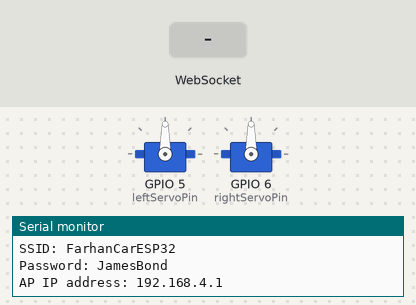
A sketch run on a simulated ESP32. Shown: 2 × servo, the last lines printed to the serial monitor. The inputs (shaded band) are chosen by the test bench.

Above: at 1.2 s.
1.3 s: WebSocket text "F" received
At 2.5 s:
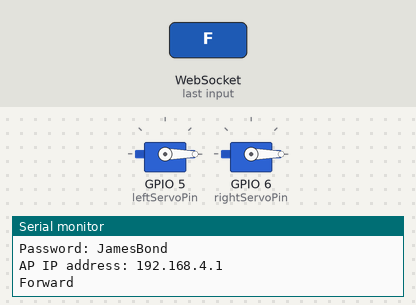
2.8 s: WebSocket text "B" received
At 3.8 s:
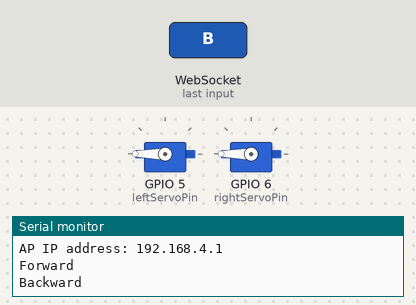
4.3 s: WebSocket text "L" received
At 5.0 s:
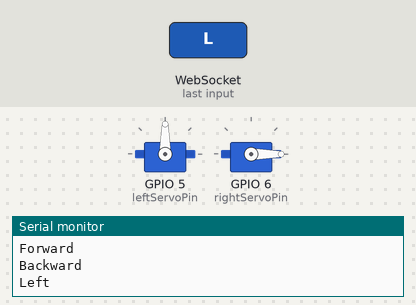
5.8 s: WebSocket text "R" received
At 6.2 s:
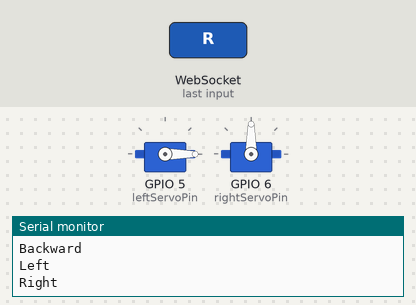
7.3 s: WebSocket text "S" received
At 8.5 s:
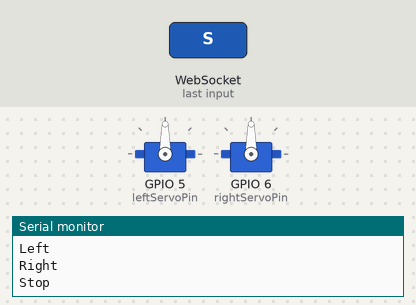
Timing chart, 0 to 9.8 s (numbered marks = the images above; inputs shaded):
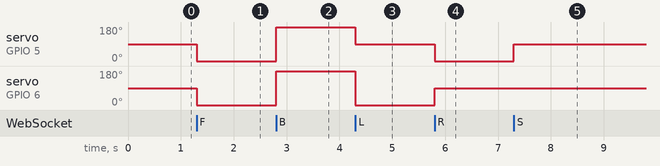

The sketch:

ESP32-Web-Server.ino
```cpp
#include <WebSocketsServer.h>
#include <Arduino.h>
#include <WiFi.h>
#include <ESP32Servo.h>

// Hotspot credentials
const char *ssid = "FarhanCarESP32";
const char *password = "JamesBond";

WiFiServer server(80);
WebSocketsServer webSocket = WebSocketsServer(81);

// Servo setup
Servo leftServo;
Servo rightServo;

int leftServoPin = 5;   // Left servo on pin 5
int rightServoPin = 6;  // Right servo on pin 6

// Movement functions
void moveForward() {
  Serial.println("Forward");
  leftServo.write(0);
  rightServo.write(0);
}

void moveBackward() {
  Serial.println("Backward");
  leftServo.write(180);
  rightServo.write(180);
}

void turnLeft() {
  Serial.println("Left");
  leftServo.write(90);   // stop left
  rightServo.write(0);   // right forward
}

void turnRight() {
  Serial.println("Right");
  rightServo.write(90);  // stop right
  leftServo.write(0);    // left forward
}

void stopCar() {
  Serial.println("Stop");
  leftServo.write(90);
  rightServo.write(90);
}

// Handle WebSocket messages
void webSocketEvent(uint8_t num, WStype_t type, uint8_t * payload, size_t length) {
  if(type == WStype_TEXT) {
    String cmd = String((char*)payload);
    if(cmd == "F") moveForward();
    if(cmd == "B") moveBackward();
    if(cmd == "L") turnLeft();
    if(cmd == "R") turnRight();
    if(cmd == "S") stopCar();
  }
}

void setup() {
  Serial.begin(115200);

  leftServo.attach(leftServoPin);
  rightServo.attach(rightServoPin);
  stopCar();

  WiFi.softAP(ssid, password);
  Serial.println("Access Point started.");
  Serial.print("SSID: "); Serial.println(ssid);
  Serial.print("Password: "); Serial.println(password);
  Serial.print("AP IP address: "); Serial.println(WiFi.softAPIP());

  server.begin();
  webSocket.begin();
  webSocket.onEvent(webSocketEvent);
}

void loop() {
  webSocket.loop();

  WiFiClient client = server.available();
  if (client) {
    String currentLine = "";
    while (client.connected()) {
      if (client.available()) {
        char c = client.read();
        if (c == '\n' && currentLine.length() == 0) {
          // Serve HTML page
          client.println("HTTP/1.1 200 OK");
          client.println("Content-type:text/html");
          client.println();

          client.println("<!DOCTYPE html><html>");
          client.println("<head><title>ESP32 WebSocket Car Controller</title>");
          client.println("<style>");
          client.println("body { font-family: 'Segoe UI', sans-serif; background: linear-gradient(135deg,#74ebd5,#ACB6E5); text-align:center; margin:0; padding:0; }");
          client.println("h1 { color:#333; padding:20px; }");
          client.println("</style>");
          client.println("<script>");
          client.println("var ws = new WebSocket('ws://' + window.location.hostname + ':81/');");
          client.println("document.addEventListener('keydown', function(event){");
          client.println("  if(event.key==='ArrowUp') ws.send('F');");
          client.println("  if(event.key==='ArrowDown') ws.send('B');");
          client.println("  if(event.key==='ArrowLeft') ws.send('L');");
          client.println("  if(event.key==='ArrowRight') ws.send('R');");
          client.println("  if(event.key===' ') ws.send('S');");
          client.println("});");
          client.println("document.addEventListener('keyup', function(event){");
          client.println("  ws.send('S');"); // stop on key release
          client.println("});");
          client.println("</script>");
          client.println("</head><body>");
          client.println("<h1>🚗 ESP32 WebSocket Servo Car Remote</h1>");
          client.println("<p>Use arrow keys ↑ ↓ ← → to control. Spacebar = Stop.</p>");
          client.println("</body></html>");
          client.println();
          break;
        } else if (c != '\r') {
          currentLine += c;
        }
      }
    }
    client.stop();
  }
}
```

Measured:
- after the input at 1.3 s, servo on GPIO 5 (leftServoPin), servo on GPIO 6 (rightServoPin): 90° → 0° at once
- after the input at 2.8 s, servo on GPIO 5 (leftServoPin), servo on GPIO 6 (rightServoPin): 0° → 180° at once
- after the input at 4.3 s, servo on GPIO 5 (leftServoPin): 180° → 90° at once; servo on GPIO 6 (rightServoPin): 180° → 0° at once
- after the input at 5.8 s, servo on GPIO 5 (leftServoPin): 90° → 0° at once; servo on GPIO 6 (rightServoPin): 0° → 90° at once
- after the input at 7.3 s, servo on GPIO 5 (leftServoPin): 0° → 90° at once
